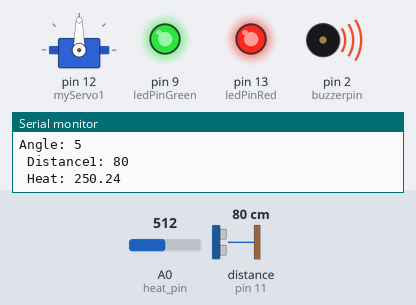
Simulated run of this sketch. Board: Arduino Uno, built with avr-gcc and run on an emulated ATmega328P. On the bench: servo, output pins drawn as LEDs (lit = HIGH), buzzer (waves = sounding, pin HIGH), the last lines printed to the serial monitor. Wiring (inferred from the names in the program): ultrasonic range finder: trigger pin 10; echo pin 11. The inputs (shaded band) are chosen by the test bench; at power-on: distance to the obstacle (sensor on pin 11) 80 cm, A0 (heat_pin) = 512. The echo pulse lasts 58.3 µs per cm; pins used as bus, display or sensor lines are not drawn.

Above: at 1.9 s.
2.0 s: distance to the obstacle (sensor on pin 11) set to 56 cm
6.3 s: distance to the obstacle (sensor on pin 11) set to 47 cm
At 6.81 s:
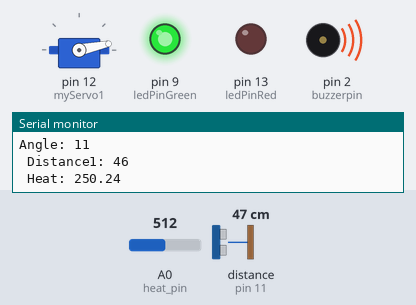
9.8 s: distance to the obstacle (sensor on pin 11) set to 30 cm
13.7 s: distance to the obstacle (sensor on pin 11) set to 23 cm
At 13.86 s:
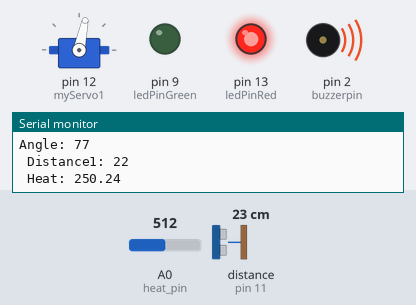
17.2 s: distance to the obstacle (sensor on pin 11) set to 35 cm
At 17.36 s:
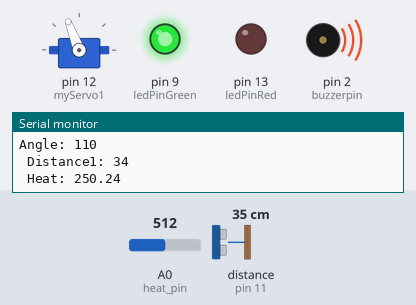
20.7 s: distance to the obstacle (sensor on pin 11) set to 4 cm
At 24.2 s:
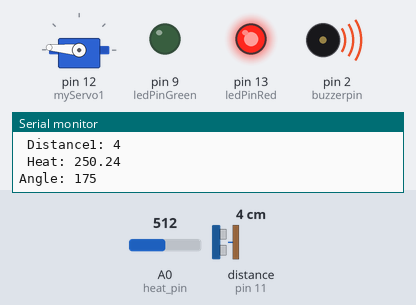
Timing chart, 0 to 30.5 s (numbered marks = the images above; inputs shaded):
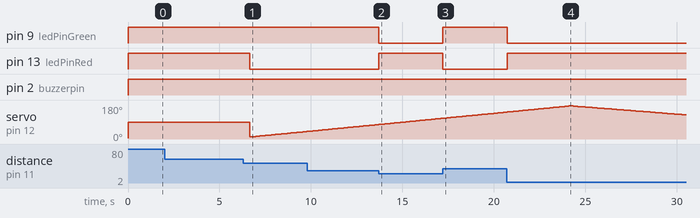

The sketch:

main.ino
```cpp
#include <Servo.h>

const int trigPin1 = 10;
const int echoPin1 = 11;
const int buzzerpin=2;
const int ledPinRed = 13;
const int ledPinGreen = 9;
long duration;
int distance1;
Servo myServo1;
float heat =0;
const int heat_pin= A0;

void setup() {
 pinMode(trigPin1, OUTPUT);
  pinMode(echoPin1, INPUT);
  pinMode(buzzerpin, OUTPUT);
  pinMode(ledPinRed, OUTPUT);
  pinMode(ledPinGreen, OUTPUT);
  Serial.begin(9600);
  myServo1.attach(12);

}


void loop() {


  for(int i=5;i<=175;i++){
  myServo1.write(i);
  distance1 =calculateDistance_servo1();
  delay(3);
  Serial.print("Angle: ");
  Serial.println(i);
  Serial.print(" Distance1: ");
  Serial.println(distance1);
  Serial.print(" Heat: ");
  Serial.println(heat);

  }
  for(int i=175;i>=5;i--){
  myServo1.write(i);
  distance1 =calculateDistance_servo1();
  delay(30);
  Serial.print(" Angle: ");
  Serial.println(i);
  Serial.print(" Distance1: ");
  Serial.println(distance1);
  Serial.print(" Heat: ");
  Serial.println(heat);
}

}


int calculateDistance_servo1(){
  heat = analogRead(heat_pin);
  heat = (heat*(5000.0/1023.0))/10.0;
  digitalWrite(trigPin1, HIGH);
  delayMicroseconds(2);
  digitalWrite(trigPin1, LOW);
  delayMicroseconds(10);
  duration = pulseIn(echoPin1,HIGH);
  distance1 = (duration/2)/29.1;

  if (distance1 <=50&& distance1>=0){
    digitalWrite(buzzerpin, HIGH);
    digitalWrite(ledPinGreen, HIGH);
    digitalWrite(ledPinRed, LOW);
    if(distance1<=25&& distance1>=0){
     digitalWrite(buzzerpin, HIGH);
     digitalWrite(ledPinRed, HIGH);
     digitalWrite(ledPinGreen, LOW);
     }
   }
  else if (heat<=0.0 || heat>=50.0){
    digitalWrite(buzzerpin, HIGH);
    digitalWrite(ledPinGreen, HIGH);
    digitalWrite(ledPinRed, HIGH);
    myServo1.write(90);
    delay(1000);

    }
  else{
    digitalWrite(buzzerpin,LOW);
    digitalWrite(ledPinRed, LOW);
    digitalWrite(ledPinGreen, LOW);

    }
  delay(100);
  return distance1;
}
```

Measured:
- the behaviour switches between 52 and 51 cm on distance to the obstacle (sensor on pin 11) (found by bisection; images 0 and 1)
- the behaviour switches between 27 and 26 cm on distance to the obstacle (sensor on pin 11) (found by bisection; images 1 and 2)
- after the input at 6.3 s, pin 13 (ledPinRed): HIGH → LOW after 0.35 s; servo on pin 12 (myServo1): 90° → 11° after 0.35 s, → 12° 0.11 s later, → 13° 0.11 s later, → 14° 0.11 s later, … (30 changes in this stretch)
- after the input at 13.7 s, pin 9 (ledPinGreen): HIGH → LOW at once; pin 13 (ledPinRed): LOW → HIGH at once
- after the input at 17.2 s, pin 9 (ledPinGreen): LOW → HIGH at once; pin 13 (ledPinRed): HIGH → LOW at once
- after the input at 20.7 s, pin 9 (ledPinGreen): HIGH → LOW at once; pin 13 (ledPinRed): LOW → HIGH at once
